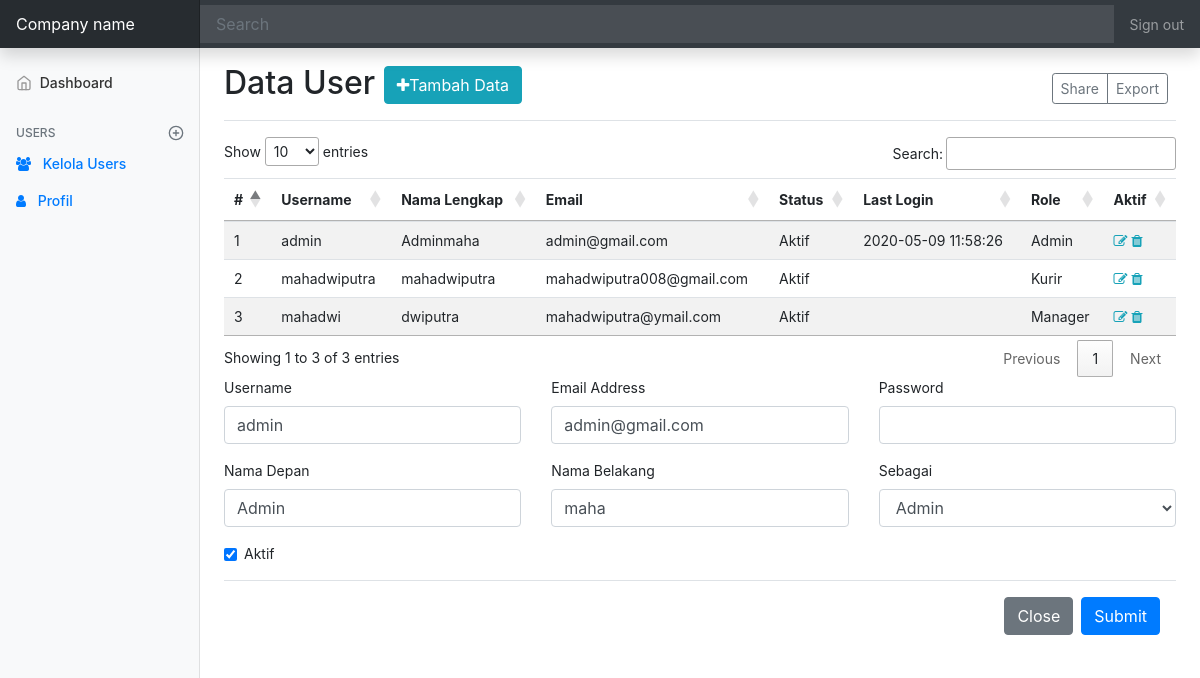
Screenshot of /tugas/syn_cepat/admin/index.php?page=users&aksi=edit&id=1 (signed in) with the database file from the repository.
### tables this page shows
CREATE TABLE `users` (
  `id_user` int(11) NOT NULL,
  `username` varchar(100) DEFAULT NULL,
  `email` varchar(100) DEFAULT NULL,
  `password` varchar(100) DEFAULT NULL,
  `created_at` timestamp NULL DEFAULT NULL,
  `updated_at` timestamp NULL DEFAULT NULL,
  `login_at` timestamp NULL DEFAULT NULL,
  `aktif` enum('Y','N') DEFAULT NULL,
  `id_role` int(1) DEFAULT NULL
);

CREATE TABLE `users_profile` (
  `id_profil` int(11) NOT NULL,
  `nama_depan` varchar(50) DEFAULT NULL,
  `nama_belakang` varchar(50) DEFAULT NULL,
  `tgl_lahir` date DEFAULT NULL,
  `jk` enum('Pria','Wanita') DEFAULT NULL,
  `alamat` varchar(200) DEFAULT NULL,
  `kontak` varchar(20) DEFAULT NULL,
  `foto` varchar(100) DEFAULT 'default.png',
  `id_user` int(11) DEFAULT NULL
);

CREATE TABLE `users_role` (
  `id_role` int(1) NOT NULL,
  `role` enum('Admin','Kurir','Customer','Manager') NOT NULL
);

### tugas/syn_cepat/admin/koneksi/function-admin.php (called while the page is built, shortened)
<?php
require '../koneksi/koneksi.php';
function dataUsers()
{
  global $konek;
  $data = [];
  $sql = "SELECT * FROM users inner join users_profile on users.id_user=users_profile.id_user inner join users_role on users.id_role=users_role.id_role";
  $query = mysqli_query($konek, $sql);
  while ($x = mysqli_fetch_assoc($query)) {
    $data[] = $x;
  }
  return $data;
}
function dataUsersById($iduser)
{
  global $konek;
  $sql = "SELECT * FROM users inner join users_profile on users.id_user=users_profile.id_user inner join users_role on users.id_role=users_role.id_role WHERE users.id_user='$iduser' order by created_at asc";
  $query = mysqli_query($konek, $sql);
  $data = mysqli_fetch_assoc($query);
  return $data;
}
function dataRole()
{
  global $konek;
  $data = [];
  $sql = "SELECT * FROM users_role order by role asc";
  $query = mysqli_query($konek, $sql);
  while ($x = mysqli_fetch_assoc($query)) {
    $data[] = $x;
  }
  return $data;
}

### tugas/syn_cepat/admin/view/users.php (the view, shortened to what this page needs)
<div class="d-flex justify-content-between flex-wrap flex-md-nowrap align-items-center pt-3 pb-2 mb-3 border-bottom">
  <h1 class="h2">Data User <a href="#" class="btn btn-info" data-toggle="modal" data-target="#exampleModal"><i class="fa fa-plus"></i>Tambah Data</a>
  </h1>
  <div class="btn-toolbar mb-2 mb-md-0">
    <div class="btn-group mr-2">
      <button type="button" class="btn btn-sm btn-outline-secondary">Share</button>
      <button type="button" class="btn btn-sm btn-outline-secondary">Export</button>
    </div>
  </div>
</div>
<div class="table-responsive">
  <table class="table table-striped table-sm" id="myTable">
    <thead>
      <tr>
        <th>#</th>
        <th>Username</th>
        <th>Nama Lengkap</th>
        <th>Email</th>
        <th>Status</th>
        <th>Last Login</th>
        <th>Role</th>
        <th>Aktif</th>
      </tr>
    </thead>
    <tbody>
      <?php $no = 1 ?>
      <?php foreach (dataUsers() as $user) : ?>
        <tr>
          <td><?= $no++ ?></td>
          <td><?= $user['username'] ?></td>
          <td><?= $user['nama_depan'] . '' . $user['nama_belakang'] ?></td>
          <td><?= $user['email'] ?> </td>
          <td><?= $user['aktif'] == 'Y' ? 'Aktif' : 'Tidak Aktif' ?></td>
          <td><?= $user['login_at'] ?></td>
          <td><?= $user['role'] ?></td>
          <td>
            <a href="?page=users&aksi=edit&id=<?= $user['id_user'] ?>" title="Edit Data <?= $user['username'] ?>"><i class="fa fa-edit text-info"></i></a>
            <a href="?page=act-users&aksi=delete&id=<?= $user['id_user'] ?>" onclick="return confirm('Yakin ingin menghapus data <?= $user['username'] ?> ?') "><i class="fa fa-trash text-info"></i></a></td>
        </tr>
      <?php endforeach ?>
    </tbody>
  </table>
</div>
<?php
if (isset($_GET['aksi'])) {
  if ($_GET['aksi'] == 'edit') {
    $iduser = $_GET['id'];
    $data = dataUsersById($iduser); ?>
    <form method="POST" action="?page=act-users&aksi=edit&id=<?= $iduser ?>">
      <div class="row">
        <div class="col-md-4">
          <div class="form-group">
            <label for="username">Username</label>
            <input type="text" class="form-control" name="username" value="<?= $data['username'] ?>" id="username">
          </div>
        </div>
        <div class="col-md-4">
          <div class="form-group">
            <label for="email">Email Address</label>
            <input type="text" class="form-control" id="email" value="<?= $data['email'] ?>" name="email">
          </div>
        </div>
        <div class="col-md-4">
          <div class="form-group">
            <label for="password">Password</label>
            <input type="password" class="form-control" id="password" name="password">
          </div>
        </div>
      </div>
      <div class="row">
        <div class="col-md-4">
          <div class="form-group">
            <label for="namaDepan">Nama Depan</label>
            <input type="text" class="form-control" id="namaDepan" value="<?= $data['nama_depan'] ?>" name="namaDepan">
          </div>
        </div>
        <div class="col-md-4">
          <div class="form-group">
            <label for="namaBelakang">Nama Belakang</label>
            <input type="text" class="form-control" value="<?= $data['nama_belakang'] ?>" id="namaBelakang" name="namaBelakang">
          </div>
        </div>
        <div class="col-md-4">
          <div class="form-group">
            <label for="role">Sebagai</label>
            <select class="form-control" id="role" name="role">
              <?php foreach (dataRole() as $role) : ?>
                <option value="<?= $role['id_role'] ?>" <?= $data['id_role'] == $role['id_role'] ? 'selected' : '' ?>><?= $role['role'] ?> </option>
              <?php endforeach ?>
            </select>
          </div>
        </div>
      </div>
      <div class="form-group form-check">
        <input type="checkbox" class="form-check-input" id="status" name="status" <?= $data['aktif'] == 'Y' ? 'checked' : '' ?>>
        <label class="form-check-label" for="status" name="status">Aktif</label>
      </div>
      <div class="modal-footer">
        <button type="button" class="btn btn-secondary" data-dismiss="modal">Close</button>
        <button type="submit" class="btn btn-primary" name="btnEditUser">Submit</button>
      </div>
    </form>
<?php
  }
}
?>
</main>

### tugas/syn_cepat/css/dashboard.css (style rules this page uses)
body { font-size: .875rem; }

### rows the page displays
users: username "admin", users_profile.nama_depan "Admin", users_profile.nama_belakang "maha", email "admin@gmail.com", shows "Aktif", login_at "2020-05-09 11:58:26", id_role.role "Admin", namaDepan "Admin", namaBelakang "maha", aktif "☑"
users: username "mahadwiputra", users_profile.nama_depan "mahadwi", users_profile.nama_belakang "putra", email "mahadwiputra008@gmail.com", aktif "Aktif", id_role.role "Kurir"
users: username "mahadwi", users_profile.nama_depan "dwi", users_profile.nama_belakang "putra", email "mahadwiputra@ymail.com", aktif "Aktif", id_role.role "Manager"

### other values shown
form field role "Admin"
